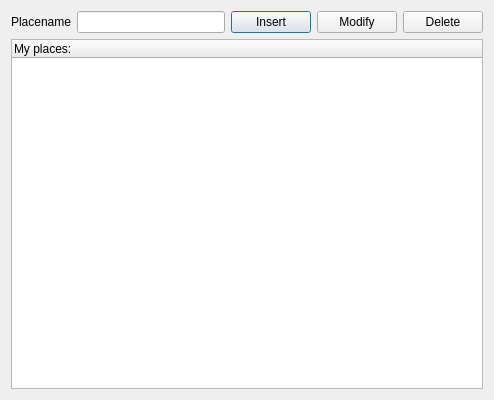
<ui version="4.0" >
 <class>bookmarksDialog</class>
 <widget class="QDialog" name="bookmarksDialog" >
  <property name="geometry" >
   <rect>
    <x>0</x>
    <y>0</y>
    <width>494</width>
    <height>400</height>
   </rect>
  </property>
  <property name="windowTitle" >
   <string>GEO RATMAN BOOKMARKS</string>
  </property>
  <property name="windowIcon" >
   <iconset>graphics/colorpicker.png</iconset>
  </property>
  <layout class="QGridLayout" >
   <item row="0" column="0" >
    <layout class="QGridLayout" >
     <item row="0" column="0" >
      <widget class="QLabel" name="label" >
       <property name="text" >
        <string>Placename</string>
       </property>
      </widget>
     </item>
     <item row="0" column="1" >
      <widget class="QLineEdit" name="placenameEdit" >
       <property name="focusPolicy" >
        <enum>Qt::StrongFocus</enum>
       </property>
      </widget>
     </item>
     <item row="0" column="2" >
      <widget class="QPushButton" name="insertButton" >
       <property name="focusPolicy" >
        <enum>Qt::StrongFocus</enum>
       </property>
       <property name="text" >
        <string>Insert</string>
       </property>
      </widget>
     </item>
     <item row="0" column="3" >
      <widget class="QPushButton" name="modifyButton" >
       <property name="focusPolicy" >
        <enum>Qt::NoFocus</enum>
       </property>
       <property name="text" >
        <string>Modify</string>
       </property>
      </widget>
     </item>
     <item row="0" column="4" >
      <widget class="QPushButton" name="deleteButton" >
       <property name="focusPolicy" >
        <enum>Qt::NoFocus</enum>
       </property>
       <property name="text" >
        <string>Delete</string>
       </property>
      </widget>
     </item>
     <item row="1" column="0" colspan="5" >
      <widget class="QTreeWidget" name="treeWidget" >
       <column>
        <property name="text" >
         <string>My places:</string>
        </property>
       </column>
      </widget>
     </item>
    </layout>
   </item>
  </layout>
 </widget>
 <resources/>
 <connections/>
</ui>
